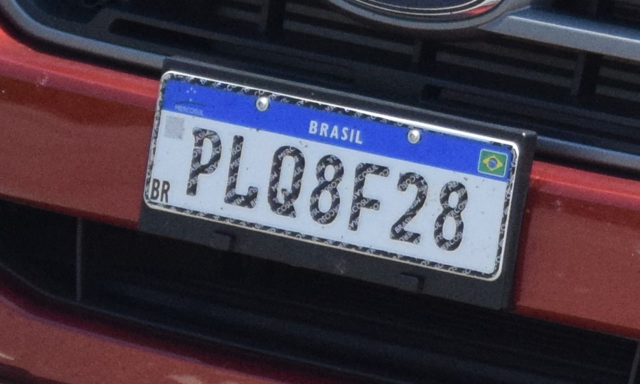
#> input picture imagens/Placa-Mercosul.jpg, 1280 x 768 px, given in place of Car2165.mp4, which was not available (shown at 1/2 size)
$ jupyter execute --allow-errors Projeto4.ipynb   (shell and % lines are left out)   (text cells are left out)
#> lines starting #> are read from the running program, lines starting #| are printed output that depends on the picture; after the words box and inside, x2 and y2 are one past the last pixel; in counts of white or black regions, pixels touching at a corner belong together; pictures that were not available may be replaced by others from this repository, and a replacement may not be noted
[cell 1]
#%cd cloned-repo

[cell 2]
from google.colab.patches import cv2_imshow

import numpy as np
import cv2
import imutils

#> (a cell that did not finish here is left out)

[cell 4]
classes = []
with open('./projeto/coco.names','r')as f:
#> (reads coco.names from the repository)
#> further down, frame is the input picture: shape (768, 1280, 3); mean B, G, R 71.9, 58.9, 67.8
#> `frame_gray = cv2.cvtColor(frame, cv2.COLOR_BGR2GRAY)`:
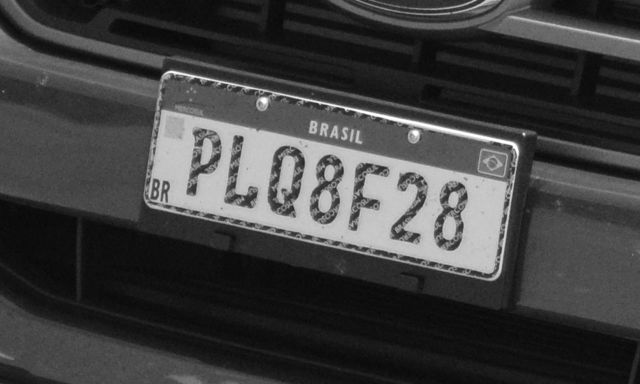
#> frame_gray: shape (768, 1280) (shown at 1/2 size); min 5, max 255, mean 63
#> `p0 = cv2.goodFeaturesToTrack(old_gray, mask = None, **feature_params)`: p0 = 100 rows, first 8: [1048, 268], [456, 170], [1023, 293], [1017, 396], [692, 221], [838, 470], [1029, 331], [519, 183]
#> `p1, st, err = cv2.calcOpticalFlowPyrLK(old_gray, frame_gray, p0, None,..`: p1 has the same summary as p0; st = 100 values from 1 to 1; err = 100 values from 0 to 0
#> `good_new = p1[st==1]`: good_new = 100 pairs, first value 303 to 1048, second value 150 to 541
#> `good_old = p0[st==1]`: good_old has the same summary as good_new
#> the loop `for i,(new,old) in enumerate(zip(good_new,good_old)):` made 100 passes
#> after the loop `for i,(new,old) in enumerate(zip(good_new,good_old)):`:
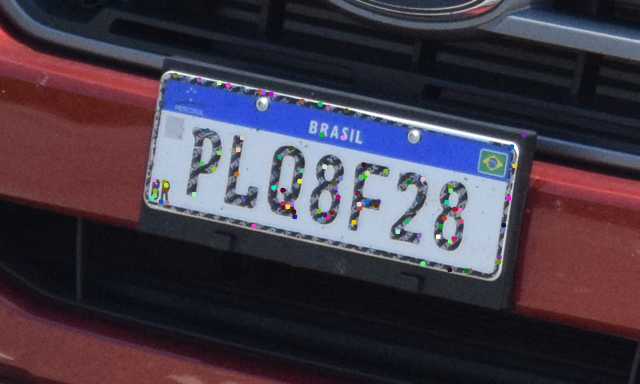
#> frame: shape (768, 1280, 3) (shown at 1/2 size); mean B, G, R 71.8, 59, 67.9
#> after the loop `for i,(new,old) in enumerate(zip(good_new,good_old)):`:
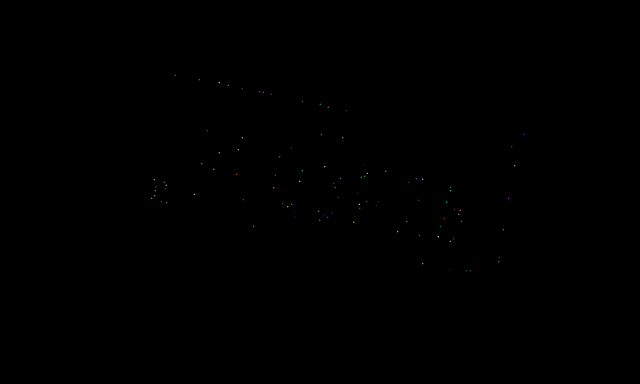
#> mask: shape (768, 1280, 3) (shown at 1/2 size); mean of channels 0, 1, 2 0.1, 0.1, 0.1; drawn as B, G, R
#> `cv2.line(frame,(620 ,280),(660, 280),(255,255,255), 1)`: frame: shape (768, 1280, 3); under 0.01% of pixels changed, all inside (x1, y1, x2, y2) = (620, 280, 661, 281)
#> `cv2.line(frame,(620 ,480),(660, 480),(255,255,255), 1)`: frame: shape (768, 1280, 3); mean B, G, R 71.8, 59, 67.9
#> `cv2.line(frame,(640 ,280),(640, 480),(255,255,255), 2)`:
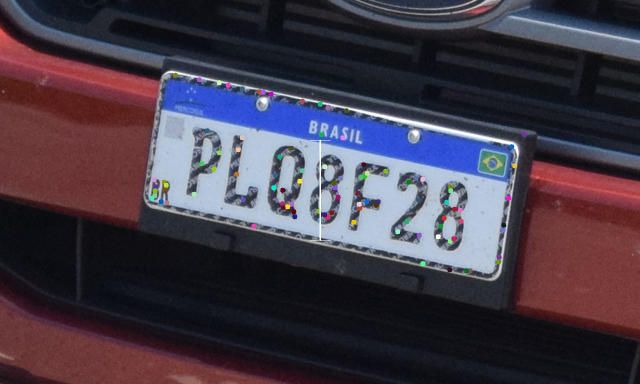
#> frame: shape (768, 1280, 3) (shown at 1/2 size); mean B, G, R 71.8, 59, 68
  classes = [line.strip() for line in f.readlines()]
print(classes)

#> (the rest of this cell did not finish here and is left out)

[cell 5]
cap = cv2.VideoCapture('./projeto/videos/Car2165.mp4')
width = int(cap.get(cv2.CAP_PROP_FRAME_WIDTH))
height = int(cap.get(cv2.CAP_PROP_FRAME_HEIGHT))
writer = cv2.VideoWriter('./projeto/videos/carros2165_novo.mp4', cv2.VideoWriter_fourcc(*'DIVX'),20,(width, height))

print(width, height)
if cap.isOpened() == False:
    print('error file not found')

[cell 6]
# params for ShiTomasi corner detection
feature_params = dict( maxCorners = 100,
                       qualityLevel = 0.3,
                       minDistance = 7,
                       blockSize = 7 )
lk_params = dict( winSize  = (15,15),
                  maxLevel = 2,
                  criteria = (cv2.TERM_CRITERIA_EPS | cv2.TERM_CRITERIA_COUNT, 10, 0.03))
color = np.random.randint(0,255,(100,3))


cod_frame=0
#> (the rest of this cell did not finish here and is left out)

[cell 7]
carros = {'nome':{'ponto':(0,0),'rastros':np.array([[]])}}
for carro in carros:
  print(carro)
  print(carros[carro]['rastros'])
